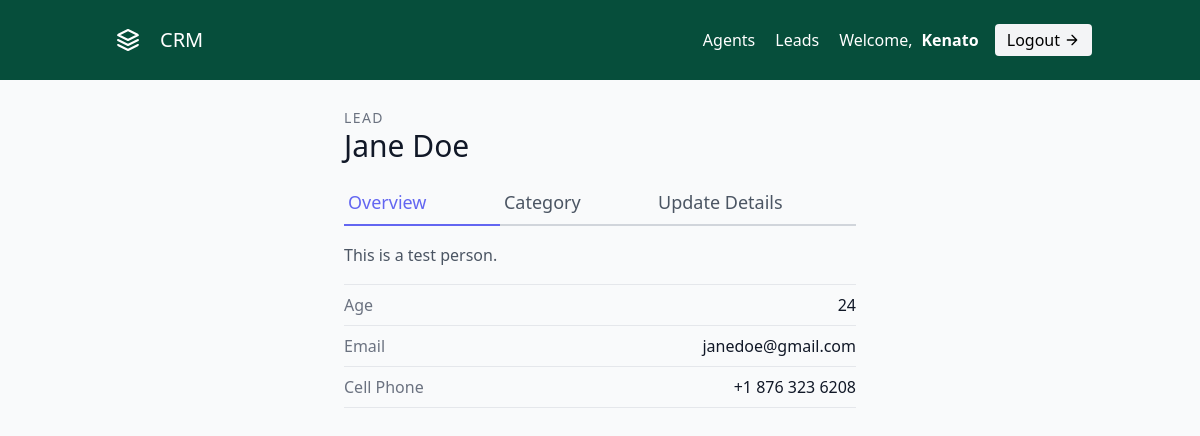
The app's page /leads/18/ (signed in) with its own data.
### leads/models.py (models this page shows, shortened)
class User(AbstractUser):
    is_organizer = models.BooleanField(default=True)
    is_agent = models.BooleanField(default=False)

class Lead(models.Model):
    first_name = models.CharField(max_length=20)
    last_name = models.CharField(max_length=20)
    age = models.PositiveSmallIntegerField(default=0)
    organisation = models.ForeignKey(UserProfile, on_delete=models.CASCADE, default=2)
    agent = models.ForeignKey("Agent", null=True, blank=True, on_delete=models.SET_NULL)
    category = models.ForeignKey(
        "Category",
        null=True,
        blank=True,
        on_delete=models.SET_NULL,
        related_name='leads',
    )
    description = models.TextField()
    date_added = models.DateTimeField(auto_now_add=True)
    phone = models.CharField(max_length=20)
    email = models.EmailField()
    profilePic = models.ImageField(upload_to="profileImages/%Y/%m/%d")

### leads/views.py (the view)
# urls.py: path('<int:pk>/', views.LeadDetailView.as_view(), name='lead-detail'),
class LeadDetailView(OrganizerAndLoginRequiredMixin, generic.DetailView):
    template_name = "leads/lead_detail.html"
    context_object_name = "lead"
    def get_queryset(self):
        user = self.request.user
        if user.is_organizer:
            queryset = Lead.objects.filter(organisation=user.userprofile)
        else:
            queryset = Lead.objects.filter(organisation=user.agent.organisation)
            print(queryset, user.userprofile)
            queryset = queryset.filter(agent__user=user)
        return queryset

### agents/mixins.py (called while the page is built)
    def dispatch(self, request, *args, **kwargs):
        if not request.user.is_authenticated or request.user.is_agent:
            return redirect("leads:lead-list")
        return super().dispatch(request, *args, **kwargs)

### leads/templates/leads/lead_detail.html (shortened to what this page needs)
{% extends 'base.html' %}
{% block body %}
    <section class="text-gray-600 body-font overflow-hidden">
            <div class="max-w-lg mx-auto mt-5">
                <h2 class="text-sm title-font text-gray-500 tracking-widest">LEAD</h2>
                <h1 class="text-gray-900 text-3xl title-font font-medium mb-4">{{ lead.first_name }} {{ lead.last_name }}</h1>
                <div class="flex mb-4">
                    <a href="{% url 'leads:lead-detail' lead.id %}" class="flex-grow text-indigo-500 border-b-2 border-indigo-500 py-2 text-lg px-1">
                        Overview
                    </a>
                    <a href="{% url 'leads:lead-category-update' lead.id %}" class="flex-grow border-b-2 border-gray-300 py-2 text-lg px-1">
                        Category
                    </a>
                    <a href="{% url 'leads:lead-update' lead.id %}" class="flex-grow border-b-2 border-gray-300 py-2 text-lg px-1">
                        Update Details
                    </a>
                </div>
                <p class="leading-relaxed mb-4">
                    {{ lead.description }}
                </p>
                <div class="flex border-t border-gray-200 py-2">
                    <span class="text-gray-500">Age</span>
                    <span class="ml-auto text-gray-900">{{ lead.age }}</span>
                </div>
                <div class="flex border-t border-gray-200 py-2">
                    <span class="text-gray-500">Email</span>
                    <span class="ml-auto text-gray-900">{{ lead.email }}</span>
                </div>
                <div class="flex border-t border-b mb-6 border-gray-200 py-2">
                    <span class="text-gray-500">Cell Phone</span>
                    <span class="ml-auto text-gray-900">{{ lead.phone }}</span>
                </div>
            </div>
      </section>
{% endblock body %}

### templates/navbar.html (shortened to what this page needs)
{% load static %}
<header class="text-gray-600 body-font bg-green-900 px-10 mb-2">
    <div class="container mx-auto flex flex-wrap p-5 flex-col md:flex-row items-center">
      <a href="{% url 'landing-page' %}" class="flex title-font font-medium items-center text-gray-900 mb-4 md:mb-0">
        <svg src="{% static 'images/crm-icon-4.svg' %}" fill="none" stroke="currentColor" stroke-linecap="round" stroke-linejoin="round" stroke-width="2" class="w-10 h-10 text-white p-2 hover:text-gray-500 rounded-full" viewBox="0 0 24 24">
          <path d="M12 2L2 7l10 5 10-5-10-5zM2 17l10 5 10-5M2 12l10 5 10-5"></path>
        </svg>
        <span class="text-white ml-3 hover:text-gray-500 text-xl">CRM</span>
      </a>
      <nav class="md:ml-auto flex flex-wrap items-center text-base justify-center">
            {% if not request.user.is_authenticated %}
              <a href="{% url 'signup' %}" class="text-white mr-5 hover:text-gray-500">Sign up</a>
            {% else %}
              {% if request.user.is_organizer %}
                <a href="{% url 'agents:agent-list' %}" class="text-white mr-5 hover:text-gray-500">Agents</a>
              {% endif %}
              <a href="{% url 'leads:lead-list' %}" class="text-white mr-5 hover:text-gray-500">Leads</a>
            {% endif %}
      </nav>
      {% if request.user.is_authenticated %}
      <span class="text-white">
        Welcome, <span style="margin-left: .3em;"><b>{{ request.user.username|title }}</b></span>
        <a href="{% url 'logout' %}" class="ml-3 inline-flex items-center text-black bg-gray-100 border-0 py-1 px-3 focus:outline-none hover:bg-gray-200 rounded text-base mt-4 md:mt-0">
          Logout
            <svg fill="none" stroke="currentColor" stroke-linecap="round" stroke-linejoin="round" stroke-width="2" class="w-4 h-4 ml-1" viewBox="0 0 24 24">
                <path d="M5 12h14M12 5l7 7-7 7"></path>
            </svg>
        </a>
      </span>
      {% endif %}
    </div>
  </header>

### records on screen
User: user.username "Kenato"
Lead: first_name "Jane", last_name "Doe", description "This is a test person.", age "24", email "janedoe@gmail.com", phone "+1 876 323 6208"
